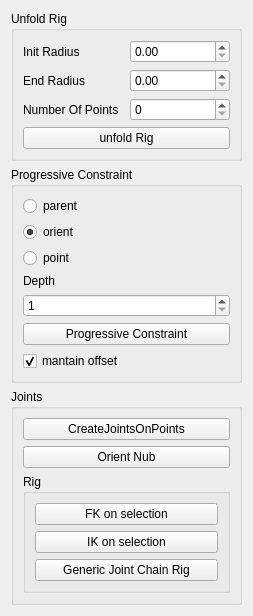
<?xml version="1.0" encoding="UTF-8"?>
<ui version="4.0">
 <class>Form</class>
 <widget class="QWidget" name="Form">
  <property name="geometry">
   <rect>
    <x>0</x>
    <y>0</y>
    <width>253</width>
    <height>580</height>
   </rect>
  </property>
  <property name="windowTitle">
   <string>Form</string>
  </property>
  <layout class="QVBoxLayout" name="verticalLayout_2">
   <item>
    <widget class="QGroupBox" name="unfoldRigGrpBox">
     <property name="title">
      <string>Unfold Rig</string>
     </property>
     <layout class="QVBoxLayout" name="verticalLayout_5">
      <item>
       <layout class="QVBoxLayout" name="verticalLayout_12">
        <item>
         <layout class="QHBoxLayout" name="horizontalLayout_4">
          <item>
           <widget class="QLabel" name="initRadiusLbl">
            <property name="text">
             <string>Init Radius</string>
            </property>
           </widget>
          </item>
          <item>
           <widget class="QDoubleSpinBox" name="initRadiusSpnBx"/>
          </item>
         </layout>
        </item>
        <item>
         <layout class="QHBoxLayout" name="horizontalLayout_6">
          <item>
           <widget class="QLabel" name="endRadiusLbl">
            <property name="text">
             <string>End Radius</string>
            </property>
           </widget>
          </item>
          <item>
           <widget class="QDoubleSpinBox" name="endRadiusSpnBx"/>
          </item>
         </layout>
        </item>
        <item>
         <layout class="QHBoxLayout" name="horizontalLayout_7">
          <item>
           <widget class="QLabel" name="numberOfPointsLbl">
            <property name="text">
             <string>Number Of Points</string>
            </property>
           </widget>
          </item>
          <item>
           <widget class="QSpinBox" name="NumberOfPointsSpnBx"/>
          </item>
         </layout>
        </item>
        <item>
         <widget class="QPushButton" name="unfoldRigBtn">
          <property name="text">
           <string>unfold Rig</string>
          </property>
         </widget>
        </item>
       </layout>
      </item>
     </layout>
    </widget>
   </item>
   <item>
    <widget class="QGroupBox" name="groupBox_3">
     <property name="title">
      <string>Progressive Constraint</string>
     </property>
     <layout class="QVBoxLayout" name="verticalLayout">
      <item>
       <layout class="QVBoxLayout" name="ProgressiveTypeLayout">
        <item>
         <widget class="QRadioButton" name="CnstParentRadio">
          <property name="text">
           <string>parent</string>
          </property>
         </widget>
        </item>
        <item>
         <widget class="QRadioButton" name="CnstOrientRadio">
          <property name="text">
           <string>orient</string>
          </property>
          <property name="checked">
           <bool>true</bool>
          </property>
         </widget>
        </item>
        <item>
         <widget class="QRadioButton" name="CnstPointRadio">
          <property name="text">
           <string>point</string>
          </property>
         </widget>
        </item>
       </layout>
      </item>
      <item>
       <layout class="QVBoxLayout" name="MainProgresiveLayout">
        <item>
         <widget class="QLabel" name="label">
          <property name="text">
           <string>Depth</string>
          </property>
         </widget>
        </item>
        <item>
         <widget class="QSpinBox" name="ProgressiveDepthSpinBox">
          <property name="minimum">
           <number>1</number>
          </property>
          <property name="value">
           <number>1</number>
          </property>
         </widget>
        </item>
        <item>
         <widget class="QPushButton" name="ProgressiveConstraintButton">
          <property name="text">
           <string>Progressive Constraint</string>
          </property>
         </widget>
        </item>
        <item>
         <widget class="QCheckBox" name="mantainOffsetChk">
          <property name="text">
           <string>mantain offset</string>
          </property>
          <property name="checked">
           <bool>true</bool>
          </property>
         </widget>
        </item>
       </layout>
      </item>
     </layout>
    </widget>
   </item>
   <item>
    <widget class="QGroupBox" name="JointsGroupBox">
     <property name="title">
      <string>Joints</string>
     </property>
     <layout class="QVBoxLayout" name="verticalLayout_8">
      <item>
       <widget class="QPushButton" name="JointsOnPoints">
        <property name="text">
         <string>CreateJointsOnPoints</string>
        </property>
       </widget>
      </item>
      <item>
       <widget class="QPushButton" name="OrientNubButton">
        <property name="text">
         <string>Orient Nub</string>
        </property>
       </widget>
      </item>
      <item>
       <widget class="QGroupBox" name="RigGroupBox">
        <property name="title">
         <string>Rig</string>
        </property>
        <layout class="QVBoxLayout" name="verticalLayout_3">
         <item>
          <widget class="QPushButton" name="FKOnSelection">
           <property name="toolTip">
            <string>Select some locators in order to create an FK Control</string>
           </property>
           <property name="text">
            <string>FK on selection</string>
           </property>
          </widget>
         </item>
         <item>
          <widget class="QPushButton" name="IKOnSelection">
           <property name="toolTip">
            <string>Select some locators in order to create an FK Control</string>
           </property>
           <property name="text">
            <string>IK on selection</string>
           </property>
          </widget>
         </item>
         <item>
          <widget class="QPushButton" name="GenericJointChainRigBtn">
           <property name="text">
            <string>Generic Joint Chain Rig</string>
           </property>
          </widget>
         </item>
         <item>
          <spacer name="verticalSpacer_3">
           <property name="orientation">
            <enum>Qt::Vertical</enum>
           </property>
           <property name="sizeHint" stdset="0">
            <size>
             <width>20</width>
             <height>40</height>
            </size>
           </property>
          </spacer>
         </item>
        </layout>
       </widget>
      </item>
     </layout>
    </widget>
   </item>
  </layout>
 </widget>
 <resources/>
 <connections/>
</ui>
